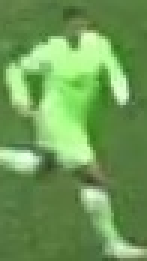
#> input picture output_video/cropped_image.jpg, 49 x 87 px (shown 3 times larger)
$ jupyter execute color_assigment.ipynb
#> lines starting #> are read from the running program, lines starting #| are printed output that depends on the picture
[cell 1]
import cv2
import matplotlib.pyplot as plt
import numpy as np
from sklearn.cluster import KMeans

[cell 2]
image_path = '../output_video/cropped_image.jpg'
image= cv2.imread(image_path)
#> image is the input picture: shape (87, 49, 3); mean B, G, R 86, 153.8, 109.8
image=cv2.cvtColor(image, cv2.COLOR_BGR2RGB)

[cell 3]
plt.imshow(image)
plt.show()

# Take the Top Half of the image

[cell 4]
top_half_image=image[0:int(image.shape[0]/2),:]
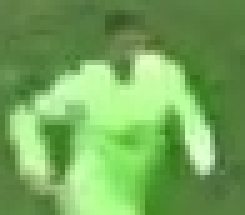
#> top_half_image: shape (43, 49, 3) (shown 5 times larger); mean R, G, B 116.2, 167.7, 90.5
plt.imshow(top_half_image)
plt.show()

# Cluster the image into two cluster

[cell 5]
#Reshape the image to 2D array
image_2d=top_half_image.reshape(-1,3)
#> image_2d = 2107 rows, first 8: [99, 129, 75], [97, 127, 73], [95, 126, 69], [95, 126, 69], [98, 129, 72], [100, 131, 74], [101, 132, 73], [105, 136, 77]
#perform kmeans clustering with 2 clusters
kmeans=KMeans(n_clusters=2,random_state=0)
kmeans.fit(image_2d)

#get the cluster labels
labels=kmeans.labels_

#reshape the labels into the original image shape
clustered_image=labels.reshape(top_half_image.shape[0],top_half_image.shape[1])

# Display the culstered image
plt.imshow(clustered_image)
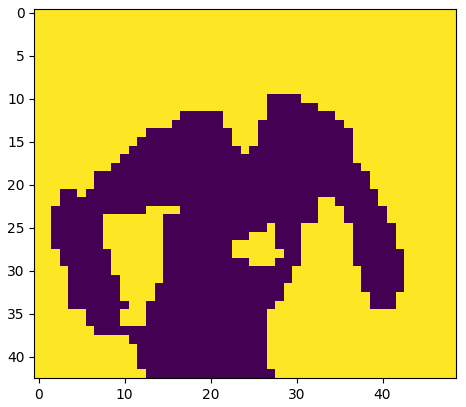
#> figure drawn by matplotlib, 1 panel

[cell 6]
corner_clusters=[clustered_image[0,0],clustered_image[0,-1],clustered_image[-1,0],clustered_image[-1,-1]]
#> corner_clusters = [1, 1, 1, 1]
non_player_cluster=max(set(corner_clusters),key=corner_clusters.count)
#> non_player_cluster = 1
print('Non player cluster:',non_player_cluster)
#| Non player cluster: 1

[cell 7]
player_cluster=1-non_player_cluster
#> player_cluster = 0
print(player_cluster)
#| 0

[cell 8]
kmeans.cluster_centers_[player_cluster]
#> Out = [171.5, 235.9, 143.3]
